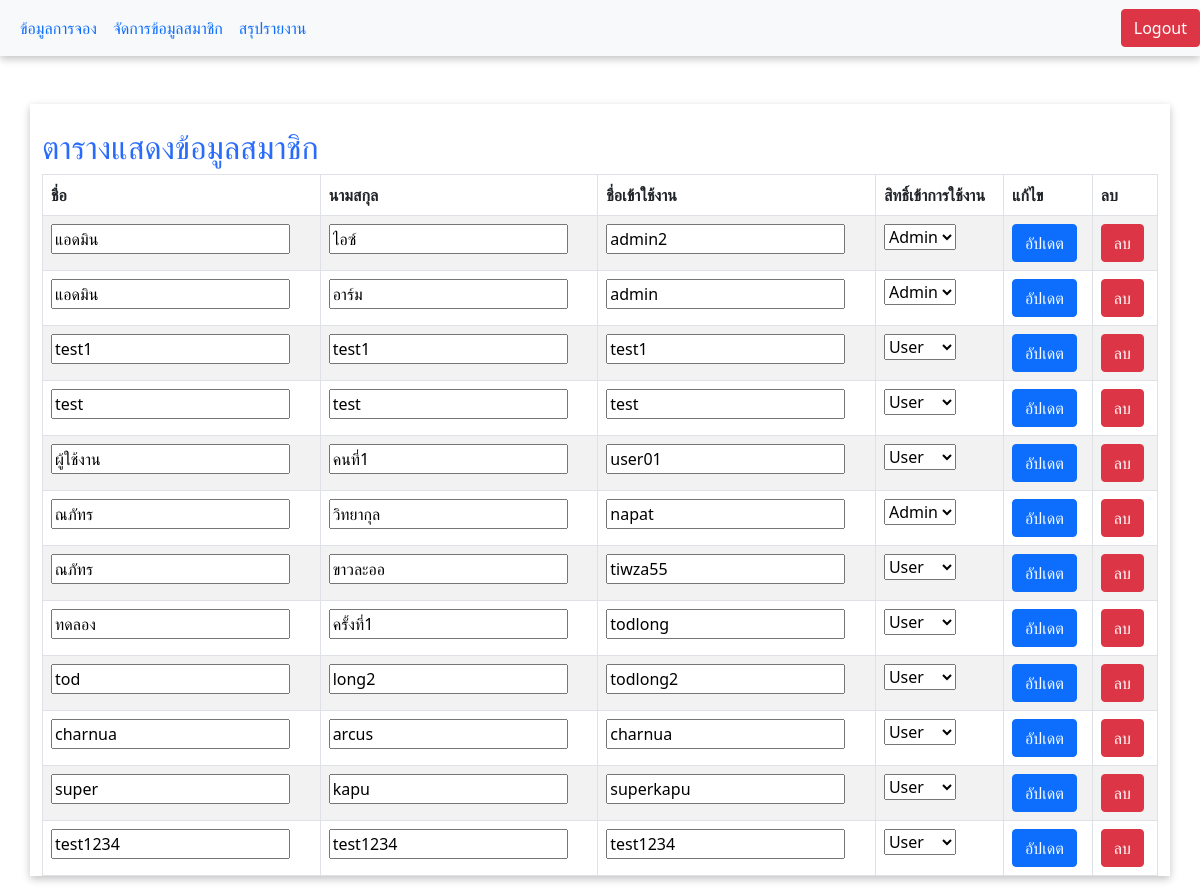
The app's page /manage_data_users.php (signed in) with its own data.
### tables this page shows
CREATE TABLE `users` (
  `id` int(10) NOT NULL,
  `firstname` varchar(255) NOT NULL,
  `lastname` varchar(255) NOT NULL,
  `email` varchar(255) NOT NULL,
  `password` varchar(255) NOT NULL,
  `urole` varchar(255) NOT NULL,
  `create_at` timestamp NOT NULL DEFAULT current_timestamp()
);

### manage_data_users.php (the view, shortened to what this page needs)
<?php
require_once 'config/db.php';
?>
<!DOCTYPE html>
<html lang="en">
<head>
  <link href="https://cdn.jsdelivr.net/npm/bootstrap@5.0.2/dist/css/bootstrap.min.css" rel="stylesheet"
>
</head>
<body>
  <nav class="navbar navbar-expand-lg navbar-light bg-light "
    style="background-color: #ffffff; box-shadow: rgba(0, 0, 0, 0.24) 0px 3px 8px; ">
    <div class="container-fluid">
      <div class="collapse navbar-collapse" id="navbarSupportedContent">
        <ul class="navbar-nav me-auto mb-2 mb-lg-0">
          <li class="nav-item">
            <a class="nav-link active text-primary" aria-current="page" href="admin_test.php">ข้อมูลการจอง</a>
          </li>
          <li class="nav-item">
            <a class="nav-link active text-primary" aria-current="page"
              href="manage_data_users.php">จัดการข้อมูลสมาชิก</a>
          <li class="nav-item">
            <a class="nav-link active text-primary" aria-current="page" href="report_admin.php">สรุปรายงาน</a>
          </li>
        </ul>
      </div>
    </div>
    <a href="logout.php" class="btn btn-danger ">Logout</a>
  </nav>
  <br>
  <br>
  <section>
    <div class="container-md" id="tabal"
      style="background-color: #ffffff; box-shadow: rgba(0, 0, 0, 0.24) 0px 3px 8px; ">
      <br>
      <h2 style="color:#296bfa;">ตารางแสดงข้อมูลสมาชิก</h2>
      <table class="table table-striped table-bordered table-hover  ">
        <thead>
          <tr>
            <th>ชื่อ</th>
            <th>นามสกุล</th>
            <th>ชื่อเข้าใช้งาน</th>
            <th>สิทธิ์เข้าการใช้งาน</th>
            <th>แก้ไข</th>
            <th>ลบ</th>
          </tr>
        </thead>
        <tbody>
          <?php
                    $select_stmt = $conn->prepare("SELECT * FROM users ");
                    $select_stmt->execute();
                    while ($row = $select_stmt->fetch(PDO::FETCH_ASSOC)) {
                    ?>
          <tr>
            <form action="manage_data_users.php" method="post">
              <td><input type="text" name="firstname" value="<?php echo $row['firstname']; ?>"></td>
              <td><input type="text" name="lastname" value="<?php echo $row['lastname']; ?>"></td>
              <td><input type="text" name="email" value="<?php echo $row['email']; ?>"></td>
              <td>
                <select name="urole">
                  <option value="admin" <?php if ($row['urole'] == 'admin') echo 'selected'; ?>>Admin</option>
                  <option value="user" <?php if ($row['urole'] == 'user') echo 'selected'; ?>>User</option>
                </select>
              </td>
              <td>
                <button type="submit" class="btn btn-primary" id="updateButton">อัปเดต</button>
              </td>
            </form>
            <td>
              <a href="manage_data_users.php?delete_id=<?php echo $row['id']; ?>"
                onclick="return confirm('คุณต้องการลบผู้ใช้งานนี้หรือไม่?')" class="btn btn-danger">ลบ</a>
            </td>
          </tr>
          <?php } ?>
        </tbody>
      </table>
    </div>
</body>
</html>

### records on screen
users: firstname "แอดมิน", lastname "ไอซ์", email "admin2", urole "Admin"
users: firstname "แอดมิน", lastname "อาร์ม", email "admin", urole "Admin"
users: firstname "test1", lastname "test1", email "test1", urole "User"
users: firstname "test", lastname "test", email "test", urole "User"
users: firstname "ผู้ใช้งาน", lastname "คนที่1", email "user01", urole "User"
users: firstname "ณภัทร", lastname "วิทยากุล", email "napat", urole "Admin"
users: firstname "ณภัทร", lastname "ขาวละออ", email "tiwza55", urole "User"
users: firstname "ทดลอง", lastname "ครั้งที่1", email "todlong", urole "User"
users: firstname "tod", lastname "long2", email "todlong2", urole "User"
users: firstname "charnua", lastname "arcus", email "charnua", urole "User"
users: firstname "super", lastname "kapu", email "superkapu", urole "User"
users: firstname "test1234", lastname "test1234", email "test1234", urole "User"
